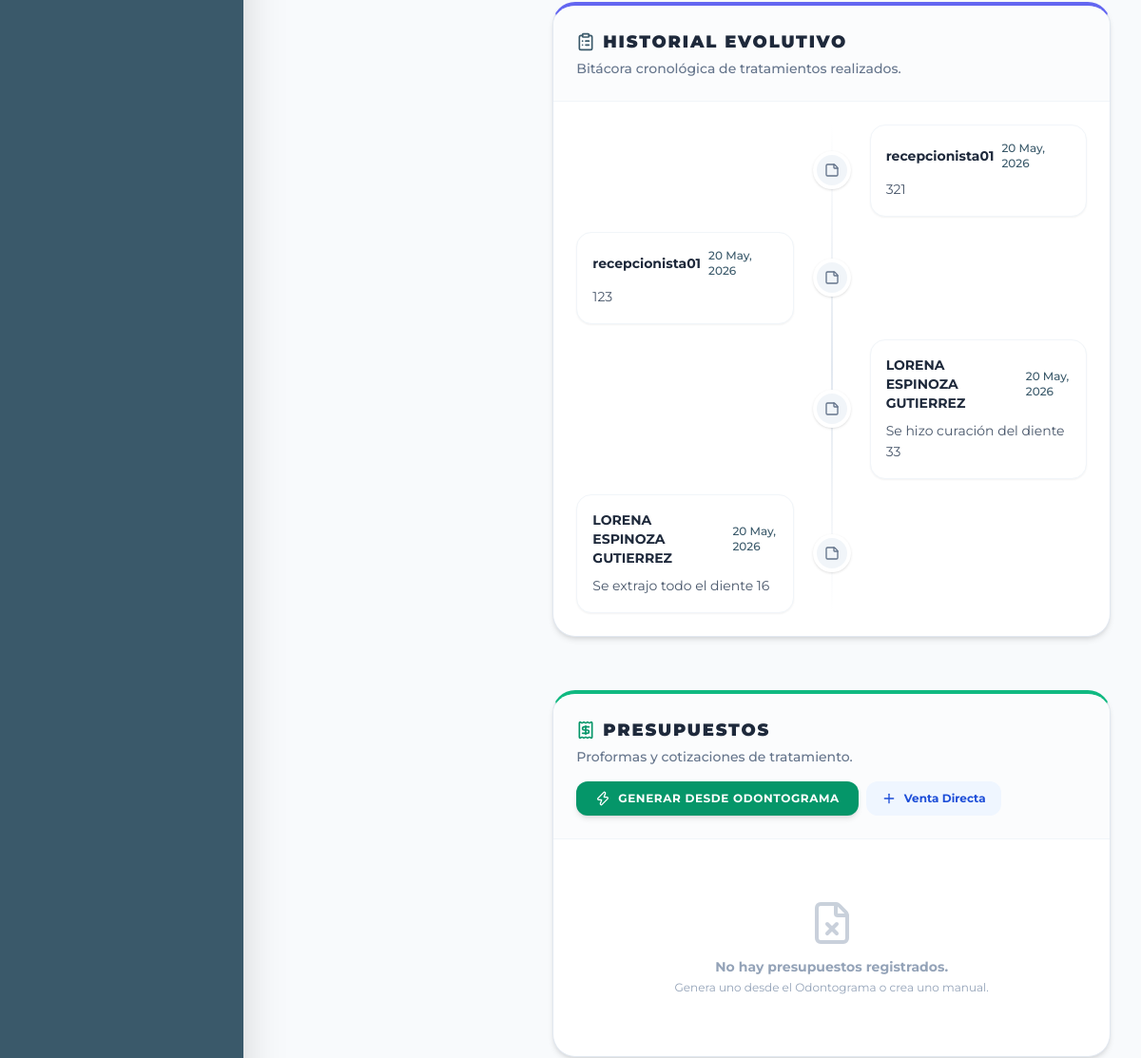
The app's page /paciente_detalle.php?id=5 (signed in, middle part), older data.
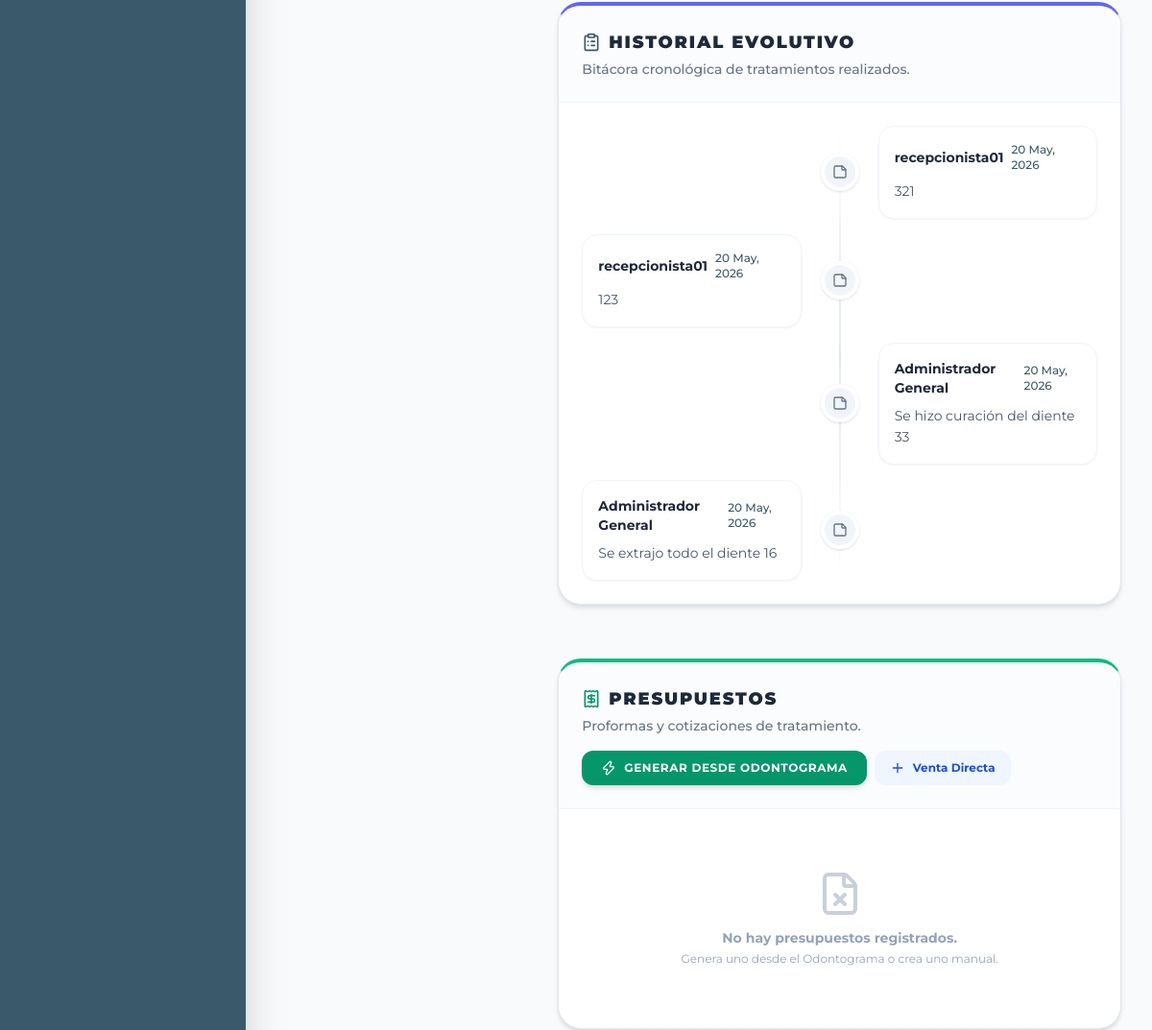
The same page, newer data.
### tables this page shows
CREATE TABLE `historial_evolutivo` (
  `id` int(11) NOT NULL AUTO_INCREMENT,
  `paciente_id` int(11) NOT NULL,
  `cita_id` int(11) DEFAULT NULL,
  `descripcion` text NOT NULL,
  `doctor_id` int(11) DEFAULT NULL,
  `fecha` timestamp NOT NULL DEFAULT CURRENT_TIMESTAMP,
  PRIMARY KEY (`id`),
  KEY `paciente_id` (`paciente_id`),
  KEY `cita_id` (`cita_id`),
  KEY `doctor_id` (`doctor_id`),
  CONSTRAINT `historial_evolutivo_ibfk_1` FOREIGN KEY (`paciente_id`) REFERENCES `pacientes` (`id`) ON DELETE CASCADE,
  CONSTRAINT `historial_evolutivo_ibfk_2` FOREIGN KEY (`cita_id`) REFERENCES `citas` (`id`) ON DELETE SET NULL,
  CONSTRAINT `historial_evolutivo_ibfk_3` FOREIGN KEY (`doctor_id`) REFERENCES `usuarios` (`id`) ON DELETE SET NULL
);

CREATE TABLE `usuarios` (
  `id` int(11) NOT NULL AUTO_INCREMENT,
  `nombre` varchar(100) NOT NULL,
  `usuario` varchar(50) NOT NULL,
  `password` varchar(255) NOT NULL,
  `rol` enum('Admin','Recepcionista','Dentista') DEFAULT 'Dentista',
  `fecha_registro` timestamp NOT NULL DEFAULT CURRENT_TIMESTAMP,
  `colegiatura` varchar(50) DEFAULT NULL,
  `estado_activo` tinyint(1) DEFAULT '1',
  `intentos_fallidos` int(11) DEFAULT '0',
  `bloqueado_hasta` datetime DEFAULT NULL,
  PRIMARY KEY (`id`),
  UNIQUE KEY `usuario` (`usuario`)
);

### controllers/EvolucionController.php (called while the page is built, shortened)
<?php
require_once 'config/conexion.php';
require_once 'models/Evolucion.php';
class EvolucionController {
    private $evolucionModel;
    public function __construct() {
        global $conn;
        $this->evolucionModel = new Evolucion($conn);
    }
    public function getByPaciente($paciente_id) {
        return $this->evolucionModel->getByPaciente($paciente_id);
    }
}
?>

### models/Evolucion.php (called while the page is built, shortened)
<?php
class Evolucion {
    private $conn;
    public function __construct($db) {
        $this->conn = $db;
    }
    public function getByPaciente($paciente_id) {
        $sql = "SELECT e.*, u.nombre as doctor_nombre
                FROM historial_evolutivo e
                LEFT JOIN usuarios u ON e.doctor_id = u.id
                WHERE e.paciente_id = ?
                ORDER BY e.fecha DESC";
        $stmt = $this->conn->prepare($sql);
        $stmt->bind_param("i", $paciente_id);
        $stmt->execute();
        $result = $stmt->get_result();
        $historial = [];
        while($row = $result->fetch_assoc()) {
            $historial[] = $row;
        }
        return $historial;
    }
}
?>

### paciente_detalle.php (the view, shortened to what this page needs)
<?php
require_once 'controllers/OdontogramaController.php';
require_once 'controllers/EvolucionController.php';
$evolucionCtrl = new EvolucionController();
$historial_evolutivo = $evolucionCtrl->getByPaciente($paciente_id);
?>
<!DOCTYPE html>
<html lang="es">
<head>
    <script src="https://cdn.tailwindcss.com"></script>
    <link href="https://cdn.jsdelivr.net/npm/tom-select@2.2.2/dist/css/tom-select.css" rel="stylesheet">
</head>
<body class="flex h-screen">
    <?php include 'includes/sidebar.php'; ?>
    <main class="flex-1 flex flex-col min-w-0 overflow-hidden bg-slate-50">
        <div id="pacienteDetalleScrollContainer" class="flex-1 overflow-y-auto pb-4 px-4 md:pb-8 md:px-8 pt-0 md:pt-0 relative">
            <div class="flex flex-col lg:flex-row gap-8 items-start">
                <div class="w-full lg:w-2/3 xl:w-3/4 flex flex-col gap-6 pt-4 md:pt-8">
                    <div id="historial_evolutivo" class="bg-white rounded-3xl shadow-md border border-slate-200 border-t-4 border-t-indigo-500 overflow-hidden mb-8">
                        <div class="p-6 border-b border-slate-100 flex justify-between items-center bg-slate-50/50">
                            <div>
                                <h3 class="text-lg font-black text-slate-800 uppercase tracking-widest flex items-center gap-2">
                                    <i data-lucide="clipboard-list" class="w-5 h-5 text-brand"></i> Historial Evolutivo
                                </h3>
                                <p class="text-sm text-slate-500 font-medium mt-1">Bitácora cronológica de tratamientos realizados.</p>
                            </div>
                        </div>
                        <div class="p-6">
                            <div class="space-y-4 relative before:absolute before:inset-0 before:ml-5 before:-translate-x-px md:before:mx-auto md:before:translate-x-0 before:h-full before:w-0.5 before:bg-gradient-to-b before:from-transparent before:via-slate-200 before:to-transparent">
                                <?php if(empty($historial_evolutivo)): ?>
                                    <div class="text-center py-8 text-slate-400 font-medium text-sm">
                                        No hay registros evolutivos previos para este paciente.
                                    </div>
                                <?php else: ?>
                                    <?php foreach($historial_evolutivo as $nota): ?>
                                    <div class="relative flex items-center justify-between md:justify-normal md:odd:flex-row-reverse group is-active">
                                        <div class="flex items-center justify-center w-10 h-10 rounded-full border-4 border-white bg-slate-100 text-slate-500 shadow shrink-0 md:order-1 md:group-odd:-translate-x-1/2 md:group-even:translate-x-1/2">
                                            <i data-lucide="<?php echo $nota['cita_id'] ? 'calendar-check' : 'sticky-note'; ?>" class="w-4 h-4"></i>
                                        </div>
                                        <div class="w-[calc(100%-4rem)] md:w-[calc(50%-2.5rem)] p-4 rounded-2xl border border-slate-100 bg-white shadow-sm hover:shadow-md transition">
                                            <div class="flex items-center justify-between space-x-2 mb-1">
                                                <div class="font-bold text-slate-800 text-sm"><?php echo htmlspecialchars($nota['doctor_nombre'] ?? 'Dr. General'); ?></div>
                                                <time class="font-medium text-brand text-xs"><?php echo date('d M, Y', strtotime($nota['fecha'])); ?></time>
                                            </div>
                                            <div class="text-slate-600 text-sm leading-relaxed mt-2"><?php echo nl2br(htmlspecialchars($nota['descripcion'])); ?></div>
                                        </div>
                                    </div>
                                    <?php endforeach; ?>
                                <?php endif; ?>
                            </div>
                        </div>
                    </div>
                    <div id="seccion_presupuestos" class="bg-white rounded-3xl shadow-md border border-slate-200 border-t-4 border-t-emerald-500 overflow-hidden mb-8">
                        <div class="p-6 border-b border-slate-100 flex flex-wrap justify-between items-center bg-slate-50/50 gap-4">
                            <div>
                                <h3 class="text-lg font-black text-slate-800 uppercase tracking-widest flex items-center gap-2">
                                    <i data-lucide="receipt" class="w-5 h-5 text-emerald-600"></i> Presupuestos
                                </h3>
                                <p class="text-sm text-slate-500 font-medium mt-1">Proformas y cotizaciones de tratamiento.</p>
                            </div>
                            <div class="flex gap-2">
                                <button onclick="generarPresupuestoDesdeOdontograma()" class="bg-emerald-600 hover:bg-emerald-700 text-white font-bold py-2.5 px-5 rounded-xl shadow-md transition flex items-center gap-2 text-xs uppercase tracking-wider">
                                    <i data-lucide="zap" class="w-4 h-4"></i> Generar desde Odontograma
                                </button>
                                <button onclick="abrirModalNuevoPresupuesto()" class="bg-blue-50 text-blue-700 hover:bg-teal-200 font-bold py-2.5 px-4 rounded-xl transition text-xs flex items-center justify-center gap-2">
                                    <i data-lucide="plus" class="w-4 h-4"></i> Venta Directa
                                </button>
                            </div>
                        </div>
                        <div class="p-6">
                            <div id="listaPresupuestos">
                                <div id="listaPresupuestosVacia" class="text-center py-10 text-slate-400">
                                    <i data-lucide="file-x" class="w-12 h-12 mx-auto mb-3 opacity-50"></i>
                                    <p class="font-bold text-sm">No hay presupuestos registrados.</p>
                                    <p class="text-xs mt-1">Genera uno desde el Odontograma o crea uno manual.</p>
                                </div>
                            </div>
                        </div>
                    </div>
                </div>
            </div>
        </div>
    </main>
</body>
</html>

### includes/sidebar.php (shortened to what this page needs)
<aside id="sys-sidebar" class="fixed inset-y-0 left-0 w-64 bg-brand text-white flex flex-col shadow-2xl z-50 transform -translate-x-full md:relative md:translate-x-0 transition-transform duration-300 ease-in-out shrink-0">
    <nav class="flex-1 py-6 px-3 space-y-2 overflow-y-auto">
    </nav>
</aside>

### paciente_detalle.php (style rules this page uses)
:root { --brand-primary: #3a596a; --brand-secondary: #ede8f7; --brand-accent: #937ec2; }
body { font-family: 'Montserrat', sans-serif; background-color: #f8fafc; overflow: hidden; }
.bg-brand { background-color: var(--brand-primary); }
.text-brand { color: var(--brand-primary); }
#seccion_odontograma, #seccion_triaje, #seccion_antecedentes, #seccion_presupuestos, #seccion_recetas, #seccion_archivos { scroll-margin-top: 80px; }

Row changes from the older to the newer data that the page shows:
changed through a linked row, historial_evolutivo "Se hizo curación del diente 33": doctor.nombre "LORENA ESPINOZA GUTIERREZ" → "Administrador General"
changed through a linked row, historial_evolutivo "Se extrajo todo el diente 16": doctor.nombre "LORENA ESPINOZA GUTIERREZ" → "Administrador General"
